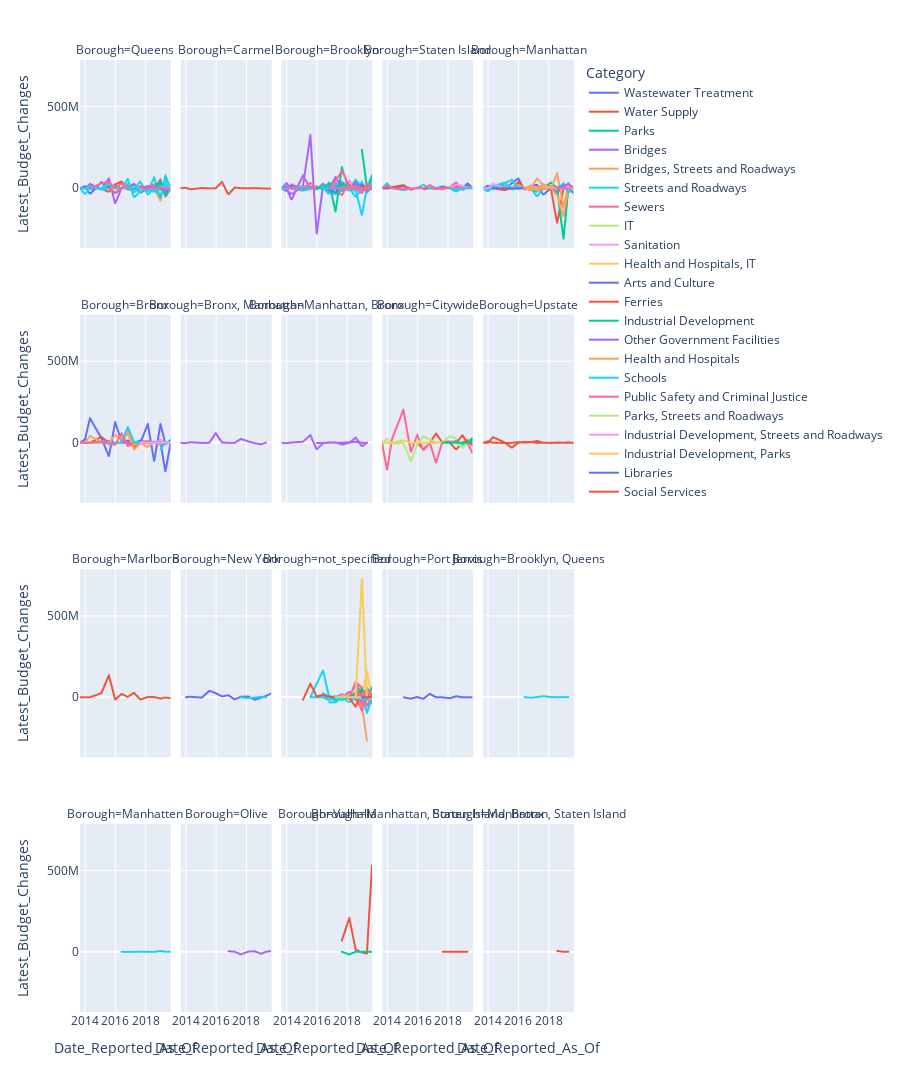

The notebook cell this image was saved under:
### Markdown cell above
**OBSERVATION**

There's a few projects that have enormous changes and skew the plot, while others are more clustered

### Code cell
fig = px.line(data.sort_values(['Date_Reported_As_Of', "PID"]), x='Date_Reported_As_Of', y="Latest_Budget_Changes", facet_col = "Borough", color= "Category", hover_name="PID", line_group="PID", facet_col_wrap=5, height= 2000)
fig
